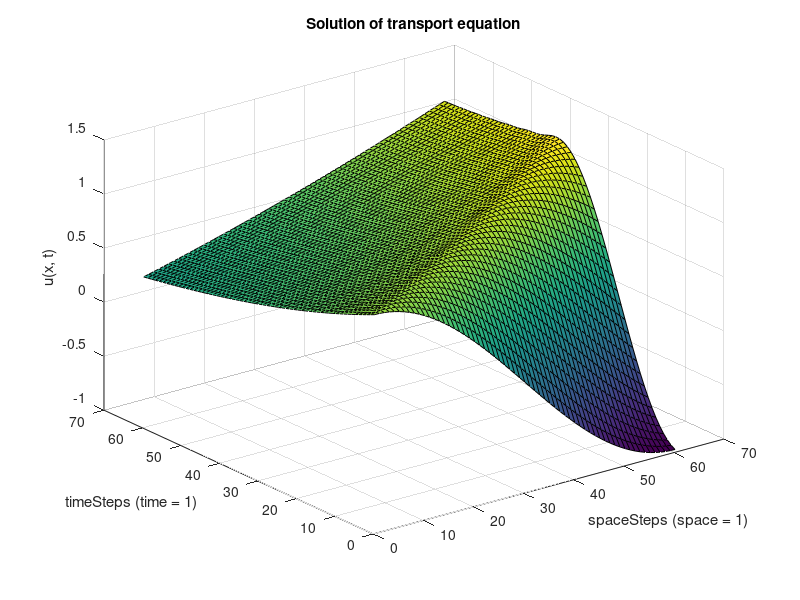

Write MATLAB code to recreate this figure.
% soluting graphing
res = csvread('solution5.csv');
surf(res);
title('Solution of transport equation');
ylabel('timeSteps (time = 1)'), xlabel('spaceSteps (space = 1)'), zlabel('u(x, t)');